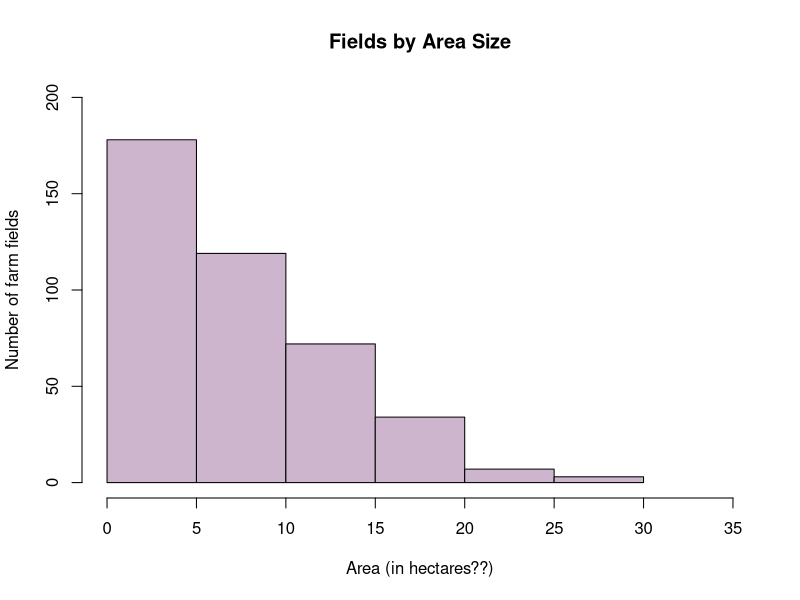
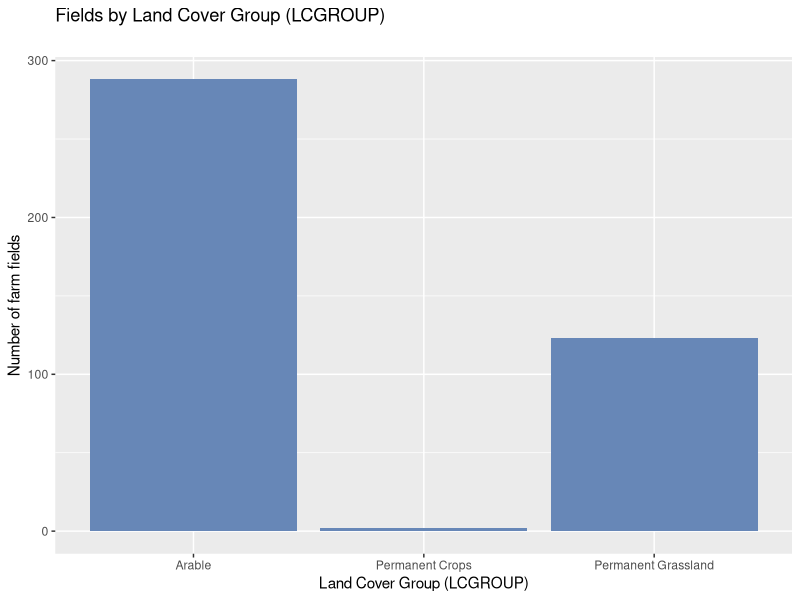
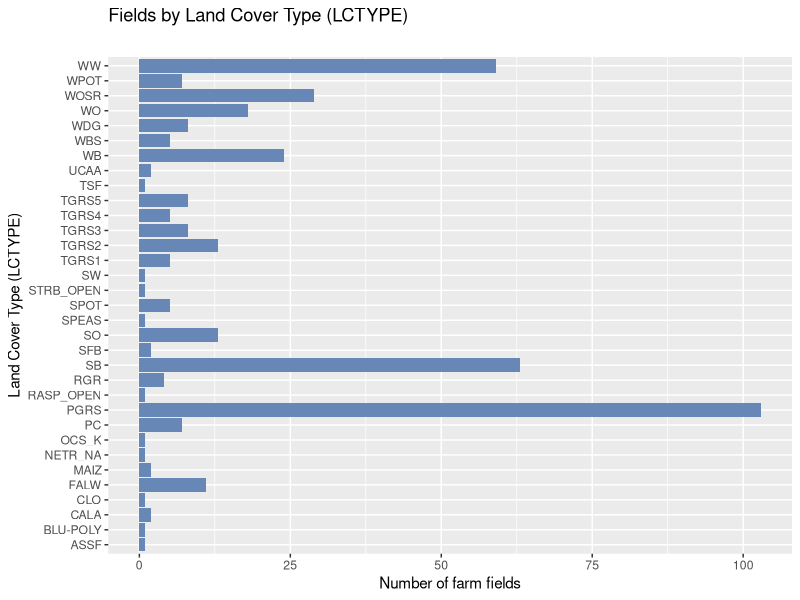
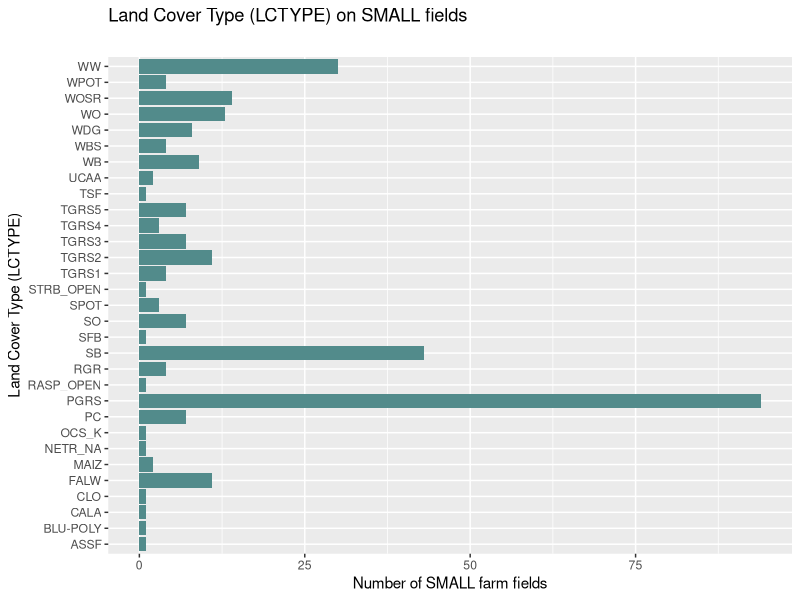
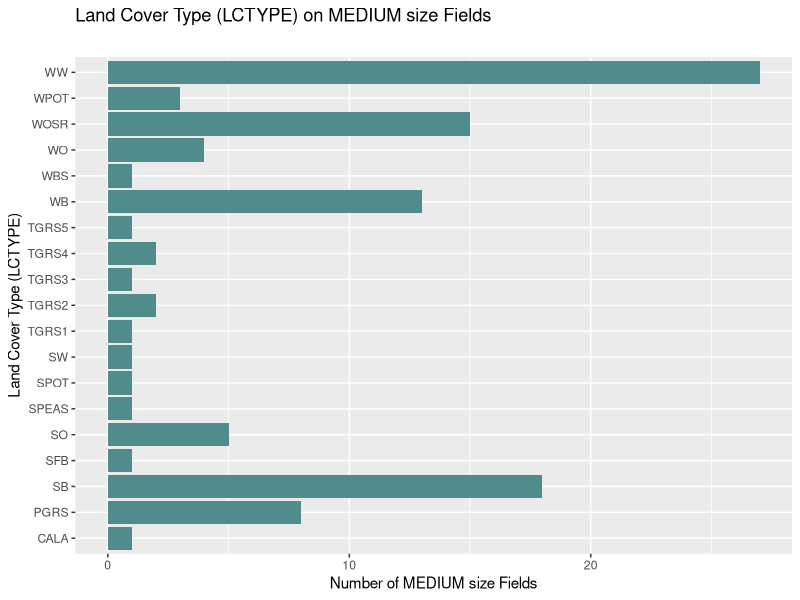
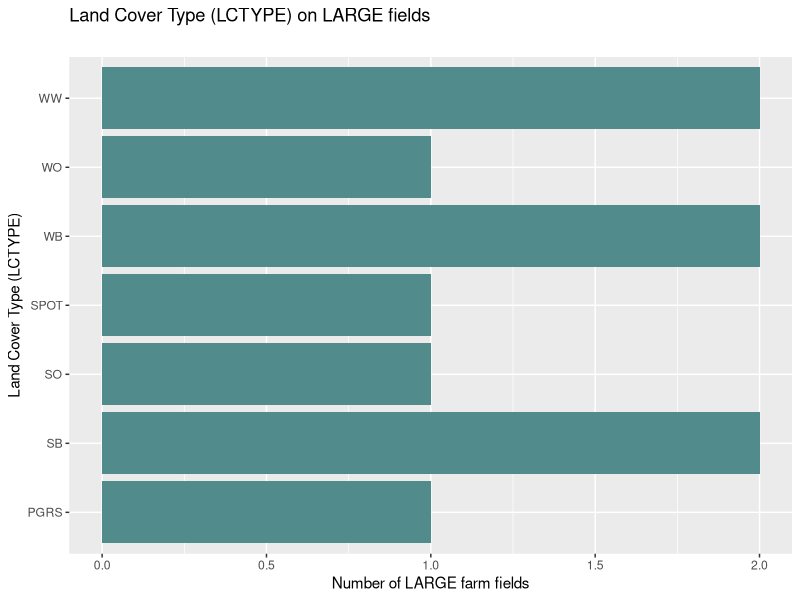
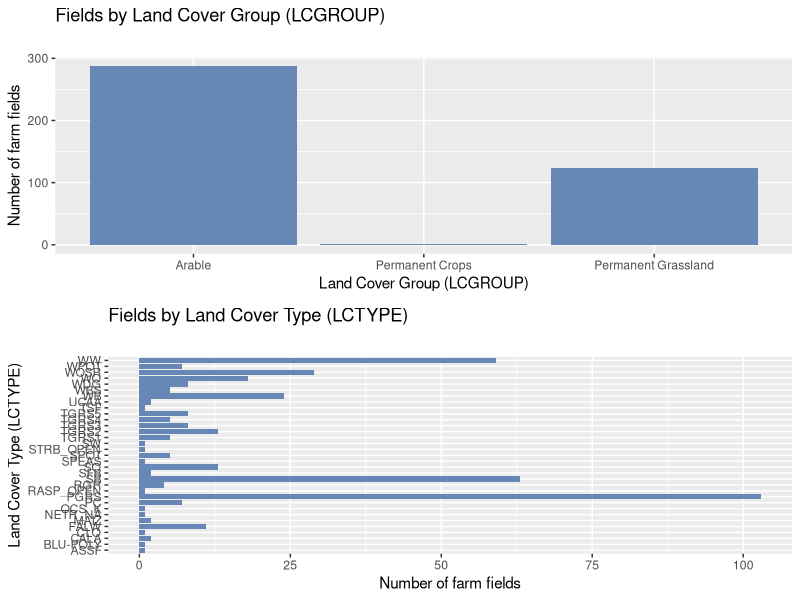
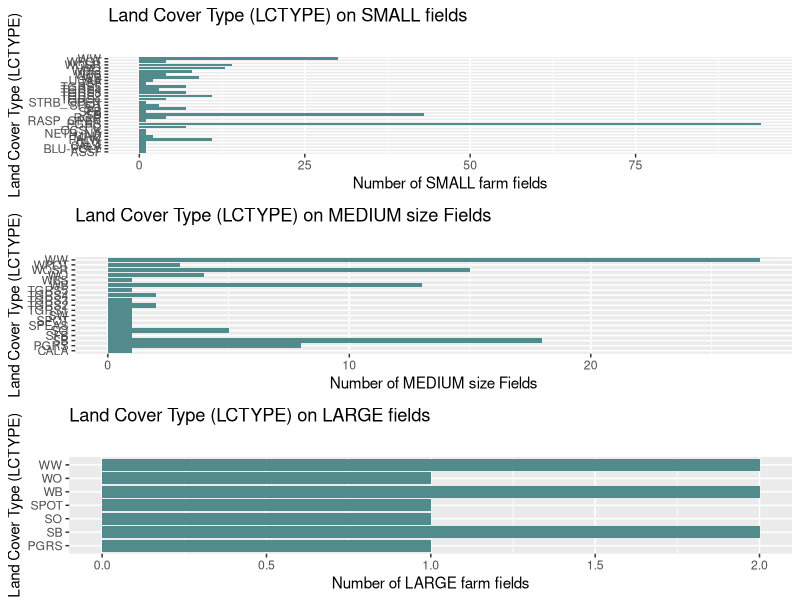

Here is the R script that generated these plots, in order:
###########################################################
# PROJECT: Scot Crop Map #### 
# AREA: Kelso-Jedburgh 
# SATELLITE: Copernicus Sentinel-1 
# ACQUISITION DATE: January 2018 
########################################################### 

# SETUP WORKING SPACE AND LOAD DATASET 
########################################################### 
# CLEAR EMVIRONMENT: PLOTS AND CONSOLE WINDOWS #### 
ls() 
rm(list=ls())
graphics.off()  # remove Plots 
cat("\014")     # remove Console text 

# OPEN PACKAGES #### 
library(car)       # for re-coding observations 
library(plyr)      # for re-naming columns 
library(ggplot2)   # for plots 
library(lattice)   # for multipanel plots 
library(grid)      # for displaying multiple graphs on same page 
library(gridExtra) # for displaying multiple graphs on same page 

# COLORS 
# #ffba08 - dark yellow 
# #6787b7 - dark blue 
# darkslategray4 
# thistle3 


# SET DIRECTORY 
#getwd()
#setwd("/Users/quantoid/Desktop/cropsMap/analysis")

# READ DATA FROM csv FILE #### 
allData<- read.csv("monthlyzonalstats18.csv") 


# VIEW CONTENTS OF IMPORTED DATASET #### 
str(allData)
summary(allData)

# RECODE LCGROUP variable from Factor to Numeric 
# Arable=1, Permanent Crops=2, Permanent Grassland=3 
allData$LCgroup <- ifelse(allData$LCGROUP == "Arable", 1, 
                   ifelse(allData$LCGROUP == "Permanent Crops", 2, 3))
names(allData) 
allData$LCgroup 


########################################################### 
# EXPLORATORY ANALYSIS 
########################################################### 

# SUMMARY TABLES 
# table by LCGROUP (Land Cover Group; there are 3 groups) 
table(allData$LCGROUP)

# table by LCTYPE (Land Cover Type; there are 33 types) 
table(allData$LCTYPE)

# table by LCGROUP by LCTYPE 
table(allData$LCGROUP, allData$LCTYPE) 


# PLOTS 
# by AREA 
hist(allData$AREA, 
     main = "Fields by Area Size",
     xlab = "Area (in hectares??)", 
     ylab = "Number of farm fields", 
     xlim = c(0,35),
     ylim = c(0,200), 
     col = "thistle3") 

# by LCGROUP (Land Cover Group) 
a <- ggplot(allData, aes(x=LCGROUP)) + 
        geom_bar(fill="#6787b7") + 
        labs(title="Fields by Land Cover Group (LCGROUP)", 
             subtitle="",
             x="Land Cover Group (LCGROUP)", 
             y="Number of farm fields") 
a 

# by LCTYPE(Land Cover Type) 
b <- ggplot(allData, aes(x=LCTYPE)) + 
        geom_bar(fill="#6787b7") + 
        coord_flip() + 
        labs(title="Fields by Land Cover Type (LCTYPE)", 
             subtitle="",
             x="Land Cover Type (LCTYPE)", 
             y="Number of farm fields")
b 

# by LCTYPE by AREA < 10 hectares 
smallArea = 10 
largeArea = 20 
smallField <- subset(allData, AREA <= smallArea)
largeField <- subset(allData, AREA > largeArea) 
medField <- subset(allData, (AREA > smallArea & AREA < largeArea)) 

# LCTYPE growth in SMALL fields 
c <- ggplot(smallField, aes(x=LCTYPE)) + 
        geom_bar(fill="darkslategray4") + 
        coord_flip() + 
        labs(title="Land Cover Type (LCTYPE) on SMALL fields", 
             subtitle="",
             x="Land Cover Type (LCTYPE)", 
             y="Number of SMALL farm fields")
c

# LCTYPE growth in MEDIUM size Fields 
d <- ggplot(medField, aes(x=LCTYPE)) + 
        geom_bar(fill="darkslategray4") + 
        coord_flip() + 
        labs(title="Land Cover Type (LCTYPE) on MEDIUM size Fields", 
             subtitle="",
             x="Land Cover Type (LCTYPE)", 
             y="Number of MEDIUM size Fields")
d

# LCTYPE growth in LARGE fields 
e <- ggplot(largeField, aes(x=LCTYPE)) + 
        geom_bar(fill="darkslategray4") + 
        coord_flip() + 
        labs(title="Land Cover Type (LCTYPE) on LARGE fields", 
             subtitle="",
             x="Land Cover Type (LCTYPE)", 
             y="Number of LARGE farm fields")
e
# plot graphs "a" and "b" on the same page 
grid.arrange(a,b)
grid.arrange(c,d,e) 

# LCTYPEs and their crops  
# Arable Land by LCTYPE (which crops grow on which type of land) 
# subset on only Arable LCGroup 
arable <- subset(allData, LCgroup == 1)
# verify that only arable group is in this sebset 
table(arable$LCGROUP) 

permCrops <- subset(allData, LCgroup == 2)
table(permCrops$LCGROUP) 

permGrass <- subset(allData, LCgroup == 3)
table(permGrass$LCGROUP) 

# Arable fields and their crop types        
ggplot(arable, aes(x=LCTYPE)) + 
        geom_bar(fill="#ffba08") + 
        coord_flip() + 
        labs(title="Land Cover Type (LCTYPE) on _Arable_ fields", 
             subtitle="",
             x="Land Cover Type (LCTYPE)", 
             y="Number of farm fields")

# Permanent Crops fields and their crop types 
ggplot(permCrops, aes(x=LCTYPE)) + 
        geom_bar(fill="#ffba08") + 
        coord_flip() + 
        labs(title="Land Cover Type (LCTYPE) on _Permanent Crops_ fields", 
             subtitle="",
             x="Land Cover Type (LCTYPE)", 
             y="Number of farm fields")

# Permanent Grassland fields and their crop types 
ggplot(permGrass, aes(x=LCTYPE)) + 
        geom_bar(fill="#ffba08") + 
        coord_flip() + 
        labs(title="Land Cover Type (LCTYPE) on _Permanent Grassland_ fields", 
             subtitle="",
             x="Land Cover Type (LCTYPE)", 
             y="Number of farm fields")


########################################################### 
# SPLIT allData FILE into SUBSETS: mean, range, variance 
########################################################### 

# MEAN columns subset 
# create a list of Means columns 
meanColumns <- c("Id", "FID_1", "LCGROUP", "LCTYPE", "AREA", "GROSS_AREA", 
                 "X_1mean", "X_2mean", "X_3mean", "X_4mean", "X_5mean", 
                 "X_6mean", "X_7mean", "X_8mean", "X_9mean") 
# create new dataset using only Means columns 
meanData <- allData[meanColumns] 
# re-name dataset columns 
meanData <- rename(meanData, c("X_1mean"="1", "X_2mean"="2", "X_3mean"="3", 
                                     "X_4mean"="4", "X_5mean"="5", "X_6mean"="6", 
                                     "X_7mean"="7", "X_8mean"="8", "X_9mean"="9")) 

# check what new Means dataset looks like 
str(meanData)
head(meanData, 10)
summary(meanData[, c("AREA", "1", "2", "3", "4", "5", "6", "7", "8", "9")]) 

# plot Means subset 
plot(meanData[, c("1", "2", "3", "4", "5", "6", "7", "8", "9")], 
     main = "Farm Fields by Pixel MEAN from Jan(1) - Sept(9), 2018", 
     col = "#ffdeed")


# RANGE columns subset 
rangeColumns <- c("Id", "FID_1", "LCGROUP", "LCTYPE", "AREA", "GROSS_AREA", 
                  "X_1range", "X_2range", "X_3range", "X_4range", "X_5range", 
                  "X_6range", "X_7range", "X_8range", "X_9range") 
rangeData <- allData[rangeColumns] 
rangeData <- rename(rangeData, c("X_1range"="1", "X_2range"="2", "X_3range"="3", 
                "X_4range"="4", "X_5range"="5", "X_6range"="6", 
                "X_7range"="7", "X_8range"="8", "X_9range"="9"))
str(rangeData)
summary(rangeData[, c("AREA", "1", "2", "3", "4", "5", "6", "7", "8", "9")]) 

# plot Range subset 
plot(rangeData[, c("1", "2", "3", "4", "5", "6", "7", "8", "9")], 
     main = "Farm Fields by Pixel RANGE from Jan(1) - Sept(9), 2018", 
     col = "#ffbedc")


# VARIANCE columns subset 
varColumns <- c("Id", "FID_1", "LCGROUP", "LCTYPE", "AREA", "GROSS_AREA", 
               "X_1variance", "X_2variance", "X_3variance", "X_4variance", 
               "X_5variance", "X_6variance", "X_7variance", "X_8variance", 
               "X_9variance") 
varData <- allData[varColumns] 
varData <- rename(varData, c("X_1variance"="1", "X_2variance"="2", "X_3variance"="3", 
                "X_4variance"="4", "X_5variance"="5", "X_6variance"="6", 
                "X_7variance"="7", "X_8variance"="8", "X_9variance"="9"))

str(varData) 
summary(varData[, c("AREA", "1", "2", "3", "4", "5", "6", "7", "8", "9")]) 

# plot Variance subset 
plot(varData[, c("1", "2", "3", "4", "5", "6", "7", "8", "9")], 
     main = "Farm Fields by Pixel VARIABLE from Jan(1) - Sept(9), 2018", 
     col = "#f9207f")
